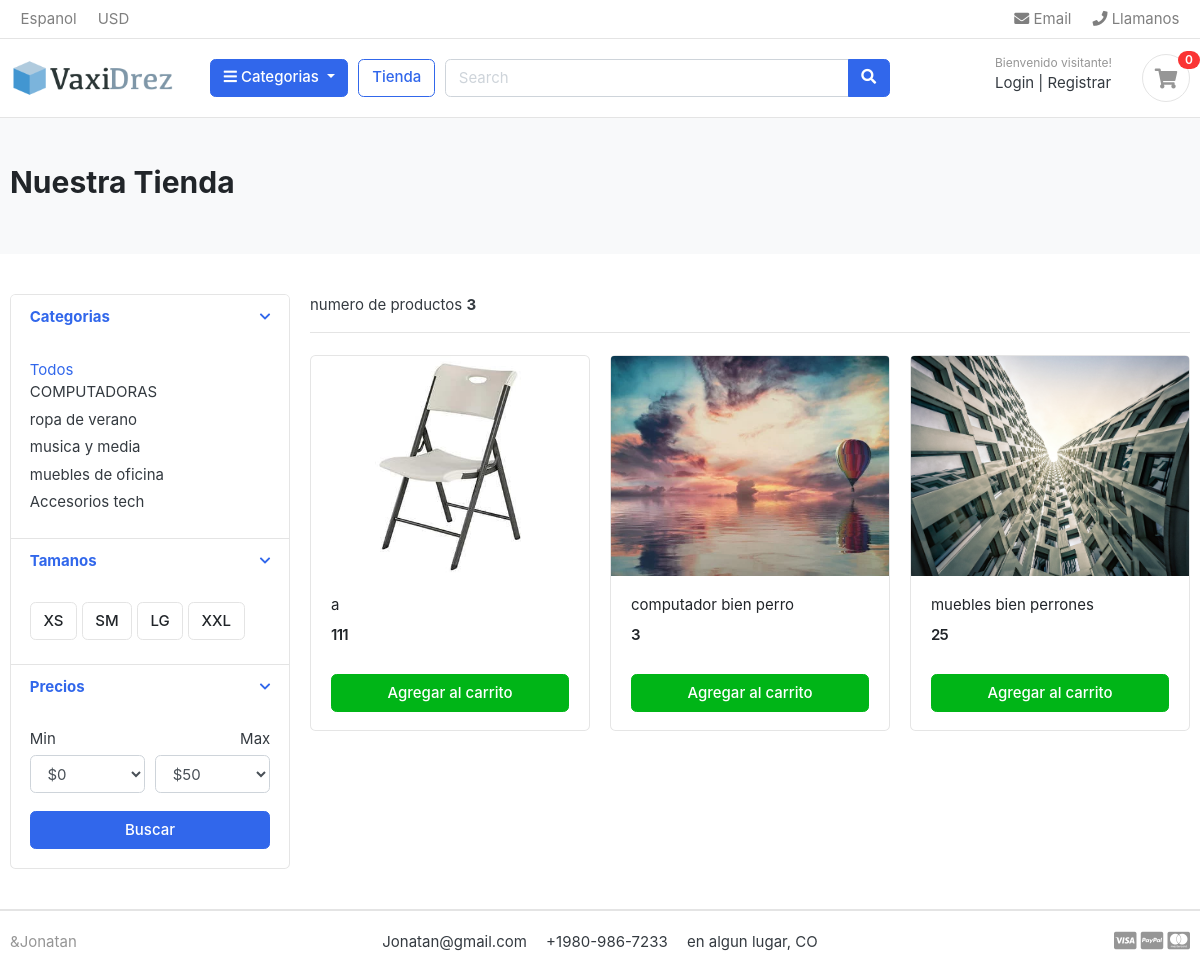
The app's page /store/ropa-de-verano with its own data.
### category/models.py (models this page shows, shortened)
class Category(models.Model):
    category_name = models.CharField(max_length=50, unique=True)
    description = models.CharField(max_length=255, blank=True)
    slug = models.CharField(max_length=100, unique=True)
    cat_image = models.ImageField(upload_to='photos/categories', blank=True)
    class Meta:
        verbose_name = 'category'
        verbose_name_plural = 'categories'
    def get_url(self):
        return reverse('products_by_category', args=[self.slug])

### store/models.py (models this page shows, shortened)
class Product(models.Model):
    product_name = models.CharField(max_length=200, unique=True)
    slug = models.CharField(max_length=200, unique=True)
    description = models.TextField(max_length=500, blank=True)
    price = models.IntegerField()
    images = models.ImageField(upload_to='photos/products')
    stock = models.IntegerField()
    is_available = models.BooleanField(default=True)
    category = models.ForeignKey(Category, on_delete=models.CASCADE)
    created_date = models.DateTimeField(auto_now_add=True)
    modified_date = models.DateTimeField(auto_now=True)
    def get_url(self):
        return reverse('product_detail', args=[self.category.slug, self.slug])

### store/views.py (the view)
# urls.py: path('store/', include('store.urls')),
def store(request, category_slug=None):
    categories = None
    products = None
    if category_slug is not None:
        categories = get_object_or_404(Category, slug=category_slug)
        products = Product.objects.filter(category=categories, is_available=True).order_by('product_name')  # Ordena por nombre de producto
    else:
        products = Product.objects.filter(is_available=True).order_by('product_name')  # Ordena por nombre de producto
    paginator = Paginator(products, 5)
    page_number = request.GET.get('page')
    paged_products = paginator.get_page(page_number)
    context = {
        'products': paged_products,
        'product_count': products.count()
    }
    return render(request, 'store/store.html', context)

### carts/context_processors.py (called while the page is built)
def counter(request):
    cart_count = 0
    try:
        cart = Cart.objects.filter(cart_id=_cart_id(request))
        cart_items = CartItem.objects.all().filter(cart=cart[:1])
        for cart_item in cart_items:
            cart_count += cart_item.quantity
    except Cart.DoesNotExist as e:
        cart_count = 0
    return dict(cart_count=cart_count)

### carts/views.py (called while the page is built)
def _cart_id(request):
    cart_data = request.session.session_key
    if not cart_data:
        cart_data = request.session.create()
    return cart_data

### category/context_processors.py (called while the page is built)
def menu_links(request):
    links = Category.objects.all()
    return dict(links=links)

### templates/store/store.html (shortened to what this page needs)
<!DOCTYPE html>
{% extends 'base.html' %}
{% block content%}
<body>
<section class="section-pagetop bg">
    <div class="container">
        <h2 class="title-page">Nuestra Tienda</h2>
    </div>
    </section>
<section class="section-content padding-y">
    <div class="container">
    <div class="row">
        <aside class="col-md-3">
    <div class="card">
        <article class="filter-group">
            <header class="card-header">
                <a href="#" data-toggle="collapse" data-target="#collapse_1" aria-expanded="true" class="">
                    <i class="icon-control fa fa-chevron-down"></i>
                    <h6 class="title">Categorias</h6>
                </a>
            </header>
            <div class="filter-content collapse show" id="collapse_1" style="">
                <div class="card-body">
                   <a href="{% url 'store' %}">Todos</a>
                    {% for category in links %}
                    <ul class="list-menu">
                    <li><a href="{{category.get_url}}">{{category.category_name}} </a></li>
                    </ul>
                    {% endfor %}
                </div>
            </div>
        </article>
        <article class="filter-group">
            <header class="card-header">
                <a href="#" data-toggle="collapse" data-target="#collapse_4" aria-expanded="true" class="">
                    <i class="icon-control fa fa-chevron-down"></i>
                    <h6 class="title">Tamanos </h6>
                </a>
            </header>
            <div class="filter-content collapse show" id="collapse_4" style="">
                <div class="card-body">
                  <label class="checkbox-btn">
                    <span class="btn btn-light"> XS </span>
                  </label>
                  <label class="checkbox-btn">
                    <span class="btn btn-light"> SM </span>
                  </label>
                  <label class="checkbox-btn">
                    <span class="btn btn-light"> LG </span>
                  </label>
                  <label class="checkbox-btn">
                    <span class="btn btn-light"> XXL </span>
                  </label>
            </div>
            </div>
        </article>
        <article class="filter-group">
            <header class="card-header">
                <a href="#" data-toggle="collapse" data-target="#collapse_3" aria-expanded="true" class="">
                    <i class="icon-control fa fa-chevron-down"></i>
                    <h6 class="title">Precios </h6>
                </a>
            </header>
            <div class="filter-content collapse show" id="collapse_3" style="">
                <div class="card-body">
                    <div class="form-row">
                    <div class="form-group col-md-6">
                      <label>Min</label>
                          <select class="mr-2 form-control">
                            <option value="0">$0</option>
                        </select>
                    </div>
                    <div class="form-group text-right col-md-6">
                      <label>Max</label>
                          <select class="mr-2 form-control">
                            <option value="50">$50</option>
                        </select>
                    </div>
                    </div>
                    <button class="btn btn-block btn-primary">Buscar</button>
                </div>
            </div>
        </article>
    </div>
        </aside>
        <main class="col-md-9">
    <header class="border-bottom mb-4 pb-3">
            <div class="form-inline">
                <span class="mr-md-auto"> numero de productos <b>{{product_count}}</b> </span>
            </div>
    </header>
    <div class="row">
        {% for product in products %}
        <div class="col-md-4">
            <figure class="card card-product-grid">
                <div class="img-wrap">
                    <a href="{{ product.get_url }}"> <img src="{{ product.images.url }}"> </a>
                </div>
                <figcaption class="info-wrap">
                    <div class="fix-height">
                        <a href="{{ product.get_url }}" class="title">{{product.product_name}}</a>
                        <div class="price-wrap mt-2">
                            <span class="price">{{ product.price }}</span>
                        </div>
                    </div>
                    <a href="{%  url 'add_cart' product.id  %}" class="btn btn-block btn-success">Agregar al carrito</a>
                </figcaption>
            </figure>
        </div>
              {% endfor %}
    </div>
        </main>
    </div>
    </div>
    </section>
</body>
{%endblock%}

### static/css/ui.css (style rules this page uses)
html { font-family: "Inter", sans-serif; font-size: 15px; }
.img-wrap { text-align: center; display: block; }
.img-wrap img { max-width: 100%; }
.price-wrap { letter-spacing: -0.7px; }
.padding-y { padding-top: 40px; padding-bottom: 40px; }
figure { margin-bottom: 0; }
article:after, .form-group:after { display: block; clear: both; content: ""; }
.bg { background-color: #f8f9fa; }
.title-page { color: #212529; }
.btn-light { background-color: #fff; border-color: #e4e4e4; }
[class*=list-] li:after { visibility: hidden; display: block; content: ""; overflow: hidden; height: 0; clear: both; }
.list-menu { list-style: none; margin: 0; padding-left: 0; }
.list-menu li { margin-bottom: 5px; }
.list-menu a { color: #343a40; }
[class*=card-product] a.title { color: #212529; display: block; }
[class*=card-product] .img-wrap { overflow: hidden; position: relative; }
[class*=card-product] .img-wrap img { height: 100%; max-width: 100%; width: auto; display: inline-block; -o-object-fit: cover; object-fit: cover; }
.card-product-grid { margin-bottom: 20px; }
.card-product-grid .img-wrap { border-radius: 0.2rem 0.2rem 0 0; height: 220px; }
.card-product-grid .info-wrap { overflow: hidden; padding: 18px 20px; }
.card-product-grid .fix-height { height: 80px; overflow: hidden; }
.card .img-wrap { overflow: hidden; }
.price { font-weight: 600; color: #212529; }
.icon-control { margin-top: 5px; float: right; font-size: 80%; }
.card-header .title { margin-bottom: 0; line-height: 1.5; }
.filter-group { border-bottom: 1px solid #e4e4e4; }
.filter-group .card-header { border-bottom: 0; }
.filter-group:last-child { border-bottom: 0; }
.checkbox-btn { position: relative; }
.section-pagetop { padding: 45px 0; }

### records on screen
Category: category_name "COMPUTADORAS"
Category: category_name "ropa de verano"
Category: category_name "musica y media"
Category: category_name "muebles de oficina"
Category: category_name "Accesorios tech"
Product: images (picture), product_name "a", price "111"
Product: images (picture), product_name "computador bien perro", price "3"
Product: images (picture), product_name "muebles bien perrones", price "25"

### other values on screen
{{ cart_count }} "0"
{{ product_count }} "3"
